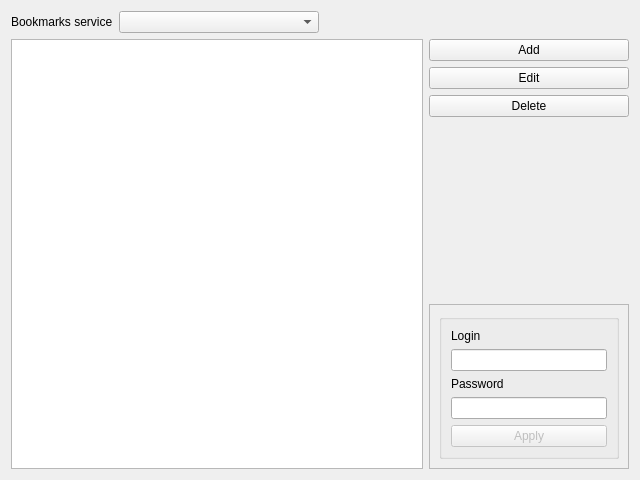
<?xml version="1.0" encoding="UTF-8"?>
<ui version="4.0">
 <class>Accounts_</class>
 <widget class="QWidget" name="Accounts_">
  <property name="geometry">
   <rect>
    <x>0</x>
    <y>0</y>
    <width>640</width>
    <height>480</height>
   </rect>
  </property>
  <property name="windowTitle">
   <string/>
  </property>
  <layout class="QGridLayout" name="gridLayout">
   <item row="0" column="0">
    <layout class="QHBoxLayout" name="HorizontalLayout_">
     <item>
      <widget class="QLabel" name="Label1_">
       <property name="text">
        <string>Bookmarks service</string>
       </property>
      </widget>
     </item>
     <item>
      <widget class="QComboBox" name="Services_">
       <property name="minimumSize">
        <size>
         <width>200</width>
         <height>0</height>
        </size>
       </property>
      </widget>
     </item>
     <item>
      <spacer name="HorizontalSpacer_">
       <property name="orientation">
        <enum>Qt::Horizontal</enum>
       </property>
       <property name="sizeHint" stdset="0">
        <size>
         <width>40</width>
         <height>20</height>
        </size>
       </property>
      </spacer>
     </item>
    </layout>
   </item>
   <item row="1" column="0">
    <layout class="QHBoxLayout" name="MainLayout_">
     <item>
      <widget class="QTreeView" name="AccountsView_"/>
     </item>
     <item>
      <layout class="QVBoxLayout" name="ControlLayout_">
       <property name="sizeConstraint">
        <enum>QLayout::SetDefaultConstraint</enum>
       </property>
       <item>
        <widget class="QPushButton" name="Add_">
         <property name="sizePolicy">
          <sizepolicy hsizetype="Fixed" vsizetype="Fixed">
           <horstretch>0</horstretch>
           <verstretch>0</verstretch>
          </sizepolicy>
         </property>
         <property name="minimumSize">
          <size>
           <width>200</width>
           <height>0</height>
          </size>
         </property>
         <property name="text">
          <string>Add</string>
         </property>
         <property name="checkable">
          <bool>true</bool>
         </property>
         <property name="checked">
          <bool>false</bool>
         </property>
        </widget>
       </item>
       <item>
        <widget class="QPushButton" name="Edit_">
         <property name="minimumSize">
          <size>
           <width>200</width>
           <height>0</height>
          </size>
         </property>
         <property name="text">
          <string>Edit</string>
         </property>
         <property name="checkable">
          <bool>true</bool>
         </property>
        </widget>
       </item>
       <item>
        <widget class="QPushButton" name="Delete_">
         <property name="minimumSize">
          <size>
           <width>200</width>
           <height>0</height>
          </size>
         </property>
         <property name="text">
          <string>Delete</string>
         </property>
        </widget>
       </item>
       <item>
        <spacer name="VerticalSpacer_">
         <property name="orientation">
          <enum>Qt::Vertical</enum>
         </property>
         <property name="sizeHint" stdset="0">
          <size>
           <width>20</width>
           <height>40</height>
          </size>
         </property>
        </spacer>
       </item>
       <item>
        <widget class="QFrame" name="LoginFrame_">
         <property name="maximumSize">
          <size>
           <width>200</width>
           <height>16777215</height>
          </size>
         </property>
         <property name="frameShape">
          <enum>QFrame::StyledPanel</enum>
         </property>
         <property name="frameShadow">
          <enum>QFrame::Raised</enum>
         </property>
         <layout class="QGridLayout" name="gridLayout_2">
          <item row="0" column="0">
           <widget class="QGroupBox" name="AuthGroup_">
            <property name="title">
             <string/>
            </property>
            <layout class="QGridLayout" name="gridLayout_4">
             <item row="0" column="0">
              <widget class="QLabel" name="label_2">
               <property name="text">
                <string>Login</string>
               </property>
              </widget>
             </item>
             <item row="1" column="0">
              <widget class="QLineEdit" name="Login_"/>
             </item>
             <item row="2" column="0">
              <widget class="QLabel" name="label_4">
               <property name="text">
                <string>Password</string>
               </property>
              </widget>
             </item>
             <item row="3" column="0">
              <widget class="QLineEdit" name="Password_">
               <property name="echoMode">
                <enum>QLineEdit::PasswordEchoOnEdit</enum>
               </property>
              </widget>
             </item>
             <item row="4" column="0">
              <widget class="QPushButton" name="Apply_">
               <property name="enabled">
                <bool>false</bool>
               </property>
               <property name="text">
                <string>Apply</string>
               </property>
              </widget>
             </item>
            </layout>
           </widget>
          </item>
         </layout>
        </widget>
       </item>
      </layout>
     </item>
    </layout>
   </item>
  </layout>
 </widget>
 <resources/>
 <connections/>
</ui>
